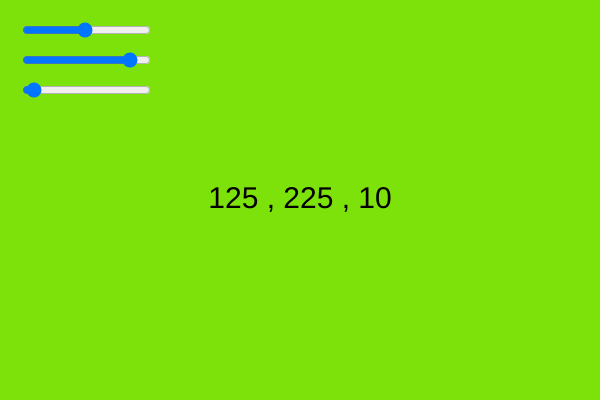
Frame 1 (no input)
Frame 60 (no input): identical to frame 1, image omitted
Frame 120 (the mouse pressed at the canvas centre since frame 60): identical to frame 1, image omitted

The p5.js sketch that drew this single still picture (run headless with seeded random() and noise() and a simulated clock; from frame 60 on, the mouse is pressed at the canvas centre):

// p5.js sketch
// ── sketch.js
var rickya, grape, billie;

function setup(){
    createCanvas(600,400);
    background(0);

     rickya = createSlider(0, 255, 125);
     rickya.position(20,20);
     
     grape = createSlider(0, 255, 225);
     grape.position(20, 50);
     
     billie = createSlider(0, 255, 10);
     billie.position(20,80);
}

function draw(){
    rv = rickya.value();
    gv = grape.value();
    bv = billie.value();
    
    background(rv, gv, bv);
    
    textSize(30);
    textAlign(CENTER, CENTER);
    message = rv +" , " + gv + " , "+ bv;
    text(message, width/2, height/2);
}
